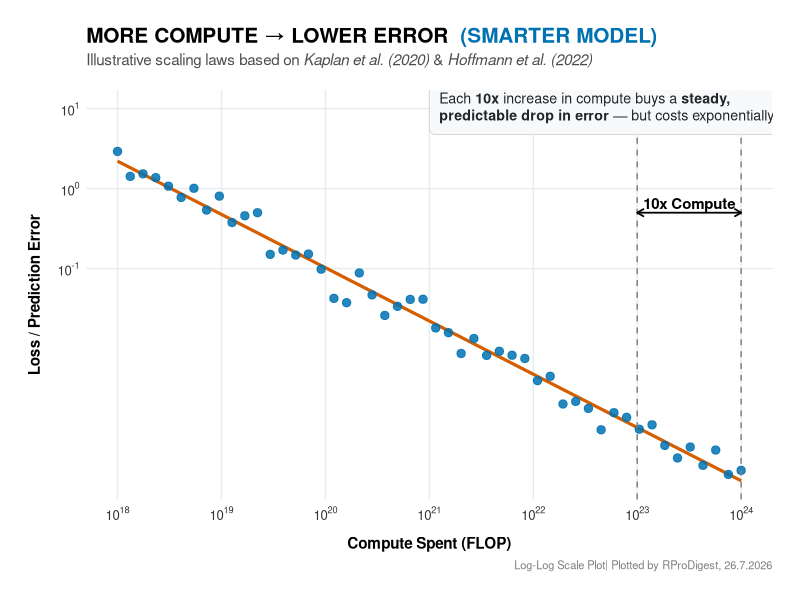

Reproduce this figure in R.
#####################
#
# Scaling Laws Visualization in R
# By RProDigest, 26.7.2026
#####################

library(ggplot2)
library(ggtext)

# 1. Okabe-Ito Color Palette Setup
okabe_ito <- c(
  black       = "#000000",
  orange      = "#E69F00",
  sky_blue    = "#56B4E9",
  bluish_green= "#009E73",
  yellow      = "#F0E442",
  blue        = "#0072B2",
  vermillion  = "#D55E00",
  red_purple  = "#CC79A7"
)

# 2. Simulate Realistic Scaling Data
set.seed(42)
log_compute <- seq(18, 24, length.out = 50)
log_loss <- 12 - 0.65 * log_compute + rnorm(50, mean = 0, sd = 0.12)

df <- data.frame(
  compute = 10^log_compute, 
  loss = 10^log_loss
)

# 3. Build Enhanced Plot
p <- ggplot(df, aes(x = compute, y = loss)) +
  theme_minimal(base_family = "sans") +
  
  # Linear Regression Trend Line
  geom_smooth(
    method = "lm", 
    color = okabe_ito["vermillion"], 
    fill = okabe_ito["vermillion"],
    alpha = 0.12, 
    linewidth = 1.1,
    se = FALSE
  ) +
  
  # Data Points
  geom_point(
    color = okabe_ito["blue"], 
    size = 2.5, 
    alpha = 0.85
  ) +
  
  # Annotate the 10x Compute Span (Dashed Lines & Arrows)
  geom_vline(xintercept = c(1e23, 1e24), linetype = "dashed", color = "grey50", linewidth = 0.5) +
  annotate(
    "segment", 
    x = 1e23, xend = 1e24, 
    y = 0.5, yend = 0.5,
    arrow = arrow(ends = "both", length = unit(0.2, "cm")),
    color = okabe_ito["black"], linewidth = 0.6
  ) +
  
  # 10x Compute Text Annotation
  annotate(
    "text", 
    x = 10^23.5, y = 0.65, 
    label = "10x Compute", 
    color = okabe_ito["black"], 
    fontface = "bold", 
    size = 3.8
  ) +
  
  # FIXED: Passing "richtext" as a string name to annotate()
  annotate(
    "richtext",
    x = 1e21, y = 10,
    label = "Each **10x** increase in compute buys a **steady,**<br>**predictable drop in error** — but costs exponentially more.",
    fill = "#F8F9FA",
    color = "#212529",
    label.color = "grey80",
    label.padding = unit(0.5, "lines"),
    label.r = unit(0.3, "lines"),
    size = 3.6,
    hjust = 0
  ) +
  
  # Logarithmic Scales
  scale_x_log10(
    name = "Compute Spent (FLOP)",
    breaks = 10^(18:24),
    labels = scales::trans_format("log10", scales::math_format(10^.x))
  ) +
  scale_y_log10(
    name = "Loss / Prediction Error",
    breaks = 10^(-1:3),
    labels = scales::trans_format("log10", scales::math_format(10^.x))
  ) +
  
  # Titles and Subtitles
  labs(
    title = "**MORE COMPUTE → LOWER ERROR** <span style='color:#0072B2;'>(SMARTER MODEL)</span>",
    subtitle = "Illustrative scaling laws based on *Kaplan et al. (2020)* & *Hoffmann et al. (2022)*",
    caption = "Log-Log Scale Plot| Plotted by RProDigest, 26.7.2026"
  ) +
  
  # Custom Styling
  theme(
    plot.title = element_markdown(size = 15, face = "bold", margin = margin(b = 4)),
    plot.subtitle = element_markdown(size = 11, color = "grey30", margin = margin(b = 15)),
    plot.caption = element_text(size = 8, color = "grey50", hjust = 1),
    
    axis.title.x = element_text(size = 11, face = "bold", margin = margin(t = 10)),
    axis.title.y = element_text(size = 11, face = "bold", margin = margin(r = 10)),
    axis.text = element_text(size = 9.5, color = "grey20"),
    
    panel.grid.major = element_line(color = "#E9ECEF", linewidth = 0.5),
    panel.grid.minor = element_blank(),
    
    plot.margin = margin(20, 20, 20, 20)
  )




ggsave(
  filename = "scaling_laws_twitter.png",
  plot = p,
  width = 10,          # Width in inches
  height = 5.625,      # Height in inches (16:9 aspect ratio)
  dpi = 300,           # High-resolution (crisp on mobile & desktop)
  bg = "white"         # Ensures background isn't transparent on Twitter feed
)
